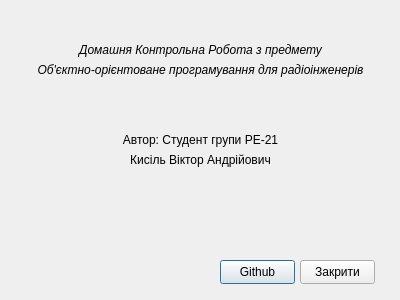
<?xml version="1.0" encoding="UTF-8"?>
<ui version="4.0">
 <class>Dialog</class>
 <widget class="QDialog" name="Dialog">
  <property name="geometry">
   <rect>
    <x>0</x>
    <y>0</y>
    <width>400</width>
    <height>300</height>
   </rect>
  </property>
  <property name="windowTitle">
   <string>Dialog</string>
  </property>
  <widget class="QLabel" name="label">
   <property name="geometry">
    <rect>
     <x>0</x>
     <y>40</y>
     <width>401</width>
     <height>20</height>
    </rect>
   </property>
   <property name="font">
    <font>
     <italic>true</italic>
    </font>
   </property>
   <property name="text">
    <string>Домашня Контрольна Робота з предмету</string>
   </property>
   <property name="alignment">
    <set>Qt::AlignCenter</set>
   </property>
  </widget>
  <widget class="QLabel" name="label_2">
   <property name="geometry">
    <rect>
     <x>0</x>
     <y>60</y>
     <width>401</width>
     <height>20</height>
    </rect>
   </property>
   <property name="font">
    <font>
     <italic>true</italic>
    </font>
   </property>
   <property name="text">
    <string>Об'єктно-орієнтоване програмування для радіоінженерів</string>
   </property>
   <property name="alignment">
    <set>Qt::AlignCenter</set>
   </property>
  </widget>
  <widget class="QLabel" name="label_3">
   <property name="geometry">
    <rect>
     <x>0</x>
     <y>130</y>
     <width>401</width>
     <height>20</height>
    </rect>
   </property>
   <property name="text">
    <string>Автор: Студент групи РЕ-21</string>
   </property>
   <property name="alignment">
    <set>Qt::AlignCenter</set>
   </property>
  </widget>
  <widget class="QLabel" name="label_4">
   <property name="geometry">
    <rect>
     <x>0</x>
     <y>150</y>
     <width>401</width>
     <height>20</height>
    </rect>
   </property>
   <property name="text">
    <string>Кисіль Віктор Андрійович</string>
   </property>
   <property name="alignment">
    <set>Qt::AlignCenter</set>
   </property>
  </widget>
  <widget class="QPushButton" name="pushButton">
   <property name="geometry">
    <rect>
     <x>220</x>
     <y>260</y>
     <width>75</width>
     <height>24</height>
    </rect>
   </property>
   <property name="text">
    <string>Github</string>
   </property>
  </widget>
  <widget class="QPushButton" name="pushButton_2">
   <property name="geometry">
    <rect>
     <x>300</x>
     <y>260</y>
     <width>75</width>
     <height>24</height>
    </rect>
   </property>
   <property name="text">
    <string>Закрити</string>
   </property>
  </widget>
 </widget>
 <resources/>
 <connections/>
</ui>
